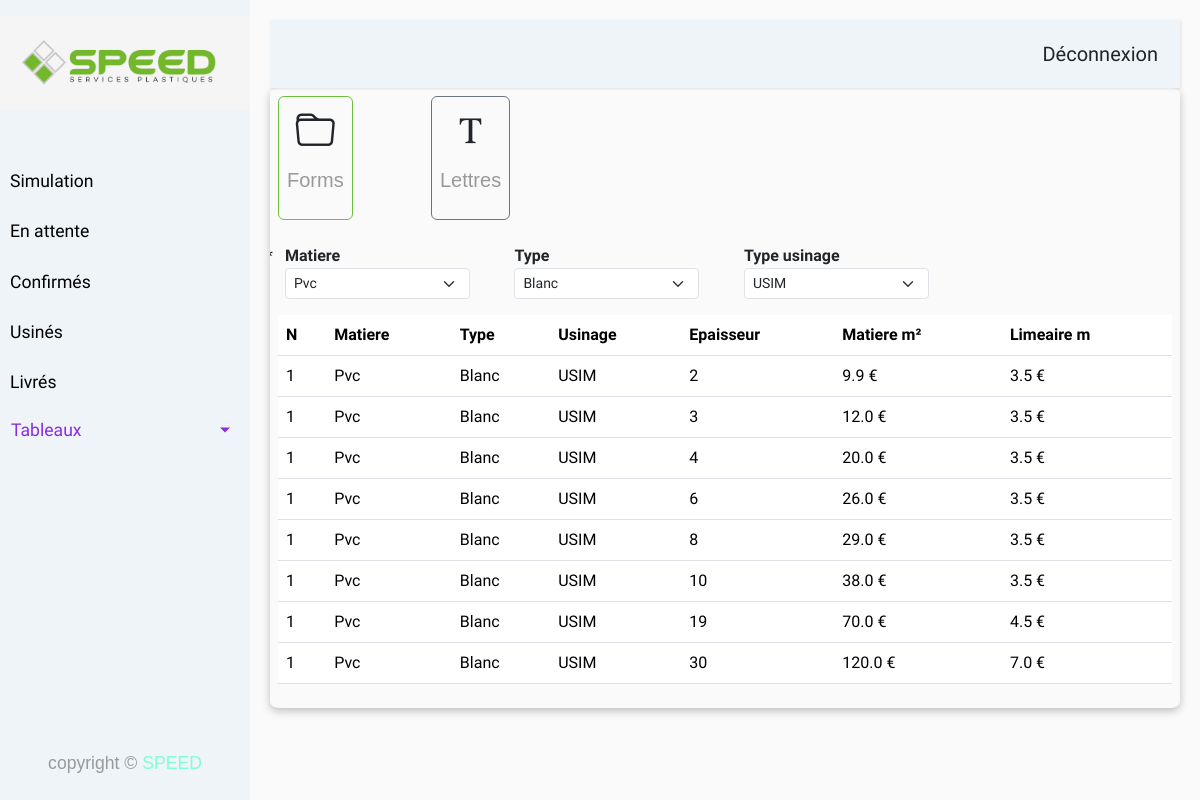
Page /prix (signed in) on the committed database.
### models/models.py (models this page shows, shortened)
class Bridge(db.Model):
    __tablename__ = 'bridge'
    matiere_id = db.Column(db.Integer,ForeignKey('matiere.id') ,primary_key=True)
    type_id = db.Column(db.Integer,ForeignKey('type.id') ,primary_key=True)
    epaisseur_id = db.Column(db.Integer , ForeignKey('epaisseur.id') ,primary_key=True)
    usinage_id = db.Column(db.Integer , ForeignKey('type_usinage.id') ,primary_key=True)
    prix_matiere = db.Column(db.Float , nullable=True)
    prix_limeaire = db.Column(db.Float, nullable=True)
    prix_pmma_first = db.Column(db.Float, nullable=True)
    prix_pmma_second = db.Column(db.Float, nullable=True)
    prix_pmma_third = db.Column(db.Float, nullable=True)

class Matiere(db.Model):
    __tablename__ = "matiere"
    id = db.Column(db.Integer, primary_key=True , autoincrement=True)
    name = db.Column(db.String(50), nullable=False )
    rel_matiere_bridge = relationship("Bridge", backref = "matiere")
    rel_matiere_lettre = relationship("BridgeLettres", backref = "matiere")
    rel_matiere_plaque = relationship("BridgePlaques", backref = "matiere")
    def get_all_matiere():
        try:
            return Matiere.query.all()
        except Exception as e:
            print(f"Error fetching all matieres: {str(e)}")
            return None
    def _data (self):
        return{
            'id':self.id,
            'name':self.name
        }

class Type(db.Model):
    __tablename__ = "type"
    id = db.Column(db.Integer, primary_key=True , autoincrement=True)
    name = db.Column(db.String(50), nullable=False )
    rel_type_bridge = relationship("Bridge", backref = "type")
    rel_type_lettre = relationship("BridgeLettres", backref = "type")
    rel_type_plaque = relationship("BridgePlaques", backref = "type")
    def _data (self):
        return{
            'id':self.id,
            'name':self.name
        }

class Type_usinage(db.Model):
    __tablename__ = "type_usinage"
    id = db.Column(db.Integer, primary_key=True , autoincrement=True)
    name = db.Column(db.String(50), nullable=False )
    rel_usinage_bridge = relationship("Bridge", backref = "type_usinage")
    rel_usinage_commande = relationship("Commande", backref = "type_usinage")
    rel_usinage_lettre = relationship("BridgeLettres", backref = "type_usinage")
    def _data (self):
        return{
            'id':self.id,
            'name':self.name
        }

class Epaisseur(db.Model):
    __tablename__ = "epaisseur"
    id = db.Column(db.Integer, primary_key=True , autoincrement=True)
    value = db.Column(db.Integer, nullable=False, unique=True)
    rel_essaisseur_bridge = relationship("Bridge", backref = "epaisseur")
    rel_essaisseur_commande = relationship("Commande", backref = "epaisseur")
    rel_essaisseur_lettre = relationship("BridgeLettres", backref = "epaisseur")
    rel_essaisseur_plaque= relationship("BridgePlaques", backref = "epaisseur")

### routes.py (the view)
@app.route('/prix')
@login_required
def prix():
    try:
        current_user_role = (Role.query.filter(Role.id == current_user.role_id).first()).name
    except Exception as e:
        return f"Error fetching current user role: {str(e)}"
    matieres= Matiere.get_all_matiere()
    result_matieres = []
    for row_mt in  matieres :
        result_matieres.append(row_mt._data())
    first_matiere = result_matieres[0]['id']
    types_matieres = get_types_by_matiere(first_matiere)
    result_type_matieres = []
    for row_tp in  types_matieres:
        result_type_matieres.append(row_tp._data())
    first_type = result_type_matieres[0]['id']
    result_types_usinage = []
    types_usinage = get_types_usinage_prix(first_matiere,first_type )
    for row_usinage  in  types_usinage:
        result_types_usinage.append(row_usinage ._data())
    first_type_usinage = result_types_usinage[0]['id']
    data_matieres = get_data_matieres(first_matiere,first_type,first_type_usinage)
    return render_template('prix.html', matieres = matieres,types_matieres=types_matieres , types_usinage = types_usinage,data_matieres= data_matieres, user = current_user, current_user_role = current_user_role,page = "Prix")

### app.py (called while the page is built)
@login_manager.user_loader
def load_user(id):
    return User.query.get(int(id))

### models/models.py (called while the page is built)
def get_types_by_matiere(mat_id):
    return db.session.query(Type).join(Bridge,Bridge.type_id== Type.id ).filter(Bridge.matiere_id == mat_id).all()

def get_types_usinage_prix(mat_id, type_id ):
    return db.session.query(Type_usinage).join(Bridge,Bridge.usinage_id== Type_usinage.id ).filter(Bridge.matiere_id == mat_id, Bridge.type_id == type_id).all()

def get_data_matieres (mt_id,type_id, usinage_id):
    return db.session.query(Matiere.name,Type.name, Type_usinage.name,Epaisseur.value, Bridge.prix_matiere, Bridge.prix_limeaire).join(Matiere, Bridge.matiere_id == Matiere.id).join(Type, Bridge.type_id==Type.id).join(Type_usinage, Bridge.usinage_id==Type_usinage.id).join(Epaisseur, Bridge.epaisseur_id==Epaisseur.id).filter(Bridge.matiere_id==mt_id,Bridge.type_id == type_id,Bridge.usinage_id == usinage_id ).all()

### routes.py (called while the page is built)
@app.before_request
def session_handler():
    session.permanent = True
    app.permanent_session_lifetime = timedelta(days=30)

### templates/prix.html (shortened to what this page needs)
{% extends 'base.html' %}
{% block contenue %}
<div class="row ">
    <div class="col-2 ">
        <button id="form_btn_bridge" type="button" class=" case_btn btn  active-case border  border-secondary  "
            style="padding-left: 8px;padding-right: 8px" onclick="forms_btn_bridge_active()"><i
                class="bi bi-folder fs-1"></i>
            <p>Forms</p>
        </button>
    </div>
    <div class="col-3 d-flex justify-content-start align-content-center">
        <button id="lettre_btn_bridge" type="button" class="case_btn btn  border  border-secondary  "
            style="padding-left: 8px;padding-right: 8px" onclick="lettres_btn_bridge_active()"><i
                class="bi bi-fonts fs-1"></i>
            <p>Lettres</p>
        </button>
    </div>
</div>
<section id="form_section">
    <div class="mt-4 row ">
        <div class="col-3">
            <label for="matiere_list"><strong>Matiere</strong></label>
            <select id="matiere_list" class="form-select form-select-sm mb-3"
                aria-label=".form-select-lg nouvelle_utilisateur" style="width: 90%;">
                {% for row_mt in matieres %}
                <option value='{{ row_mt.id}}'>{{ row_mt.name}}</option>
                {% endfor %}
            </select>
        </div>
        <div class="col-3">
            <label for="type_list"><strong>Type</strong></label>
            <select id="type_list" class="form-select form-select-sm mb-3"
                aria-label=".form-select-sm nouvelle_utilisateur" style="width: 90%;">
                {% for row_type in types_matieres %}
                <option value='{{ row_type.id}}'>{{row_type.name}}</option>
                {% endfor %}
            </select>
        </div>
        <div class="col-3">
            <label for="type_usinage_list"><strong>Type usinage</strong></label>
            <select id="type_usinage_list" class="form-select form-select-sm mb-3"
                aria-label=".form-select-sm nouvelle_utilisateur" style="width: 90%;">
                {% for row_type_usinage in types_usinage %}
                <option value='{{row_type_usinage.id}}'>{{row_type_usinage.name}}</option>
                {% endfor %}
            </select>
        </div>
    </div>
    <table id="matieres_table" class="table">
        <thead class="thead-light">
            <tr>
              <th scope="col">N</th>
                <th scope="col">Matiere</th>
                <th scope="col">Type</th>
                <th scope="col">Usinage</th>
                <th scope="col">Epaisseur</th>
                <th scope="col">Matiere m²</th>
                <th scope="col">Limeaire m</th>
            </tr>
        </thead>
        <tbody>
            {% for matieres_data_row in data_matieres %}
            <tr>
                <td>1</td>
                <td> {{matieres_data_row[0]}}</td>
                <td> {{matieres_data_row[1]}}</td>
                <td> {{matieres_data_row[2]}}</td>
                <td> {{matieres_data_row[3]}}</td>
                {% if current_user_role == "admin" %}
                <td> <input type="text" value='{{matieres_data_row[4]}}' class="prix_matiere_input"> €</td>
                <td><input type="text" value='{{matieres_data_row[5]}}'class="prix_limeaire_input">€ </td>
                <td>
                    <i type="button" class="delete_icon bi bi-trash text-danger " style="font-size: 20px;"
                        onclick="delete_bridge_row(this)"></i>
                </td>
                {% else %}
                <td> <output type="text" >{{matieres_data_row[4]}} €</output></td>
                <td><output type="text" >{{matieres_data_row[5]}} €</output> </td>
                {% endif %}
            </tr>
            {% endfor %}
        </tbody>
    </table>
</section>
{% endblock %}

### static/css/style.css (style rules this page uses)
* { margin: 0; padding: 0; box-sizing: border-box; }
body { font-family: 'Poppins', sans-serif; background: #fafafa; }
p { font-family: 'Poppins', sans-serif; font-size: 1.1em; font-weight: 300; line-height: 1.7em; color: #999; }
body { font-family: 'Asap', sans-serif; }
.active-case { border: 1px solid rgb(110, 191, 63) !important; font-weight: bold; }
.case_btn p { font-size: 20px; }
button { background-color: white; border: none; padding: 10px; font-size: 20px; cursor: pointer; border-radius: 5px; transition: background-color 0.3s; }

### rows in the picture
Bridge: name "Pvc", name "Blanc", name "USIM", value "2", prix_matiere "9.9", prix_limeaire "3.5"
Bridge: name "Pvc", name "Blanc", name "USIM", value "3", prix_matiere "12.0", prix_limeaire "3.5"
Bridge: name "Pvc", name "Blanc", name "USIM", value "4", prix_matiere "20.0", prix_limeaire "3.5"
Bridge: name "Pvc", name "Blanc", name "USIM", value "6", prix_matiere "26.0", prix_limeaire "3.5"
Bridge: name "Pvc", name "Blanc", name "USIM", value "8", prix_matiere "29.0", prix_limeaire "3.5"
Bridge: name "Pvc", name "Blanc", name "USIM", value "10", prix_matiere "38.0", prix_limeaire "3.5"
Bridge: name "Pvc", name "Blanc", name "USIM", value "19", prix_matiere "70.0", prix_limeaire "4.5"
Bridge: name "Pvc", name "Blanc", name "USIM", value "30", prix_matiere "120.0", prix_limeaire "7.0"

### other values in the picture
form field value "Pvc"
form field value "Blanc"
form field value "USIM"
